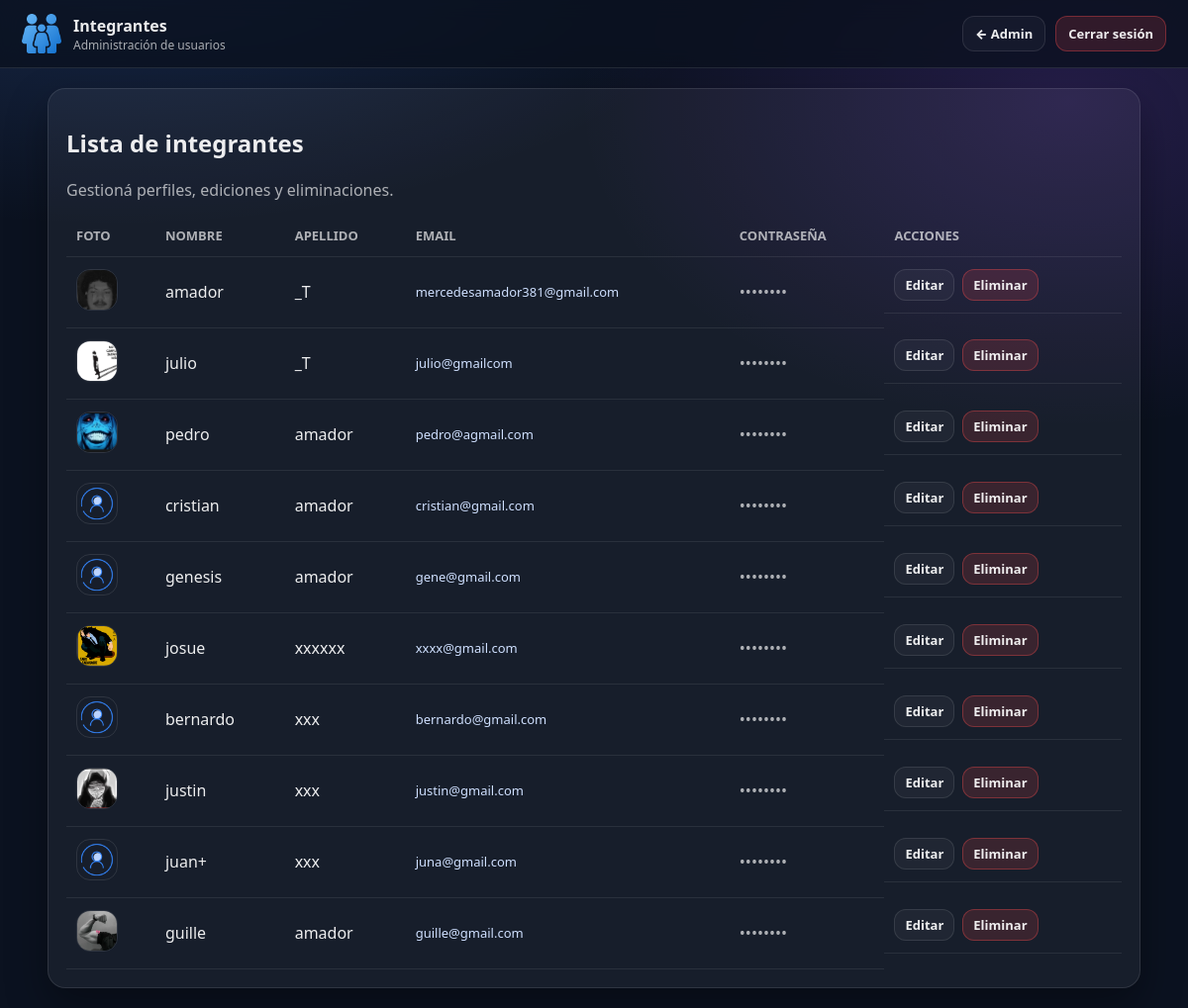
Page /members (signed in) on the earlier database version.
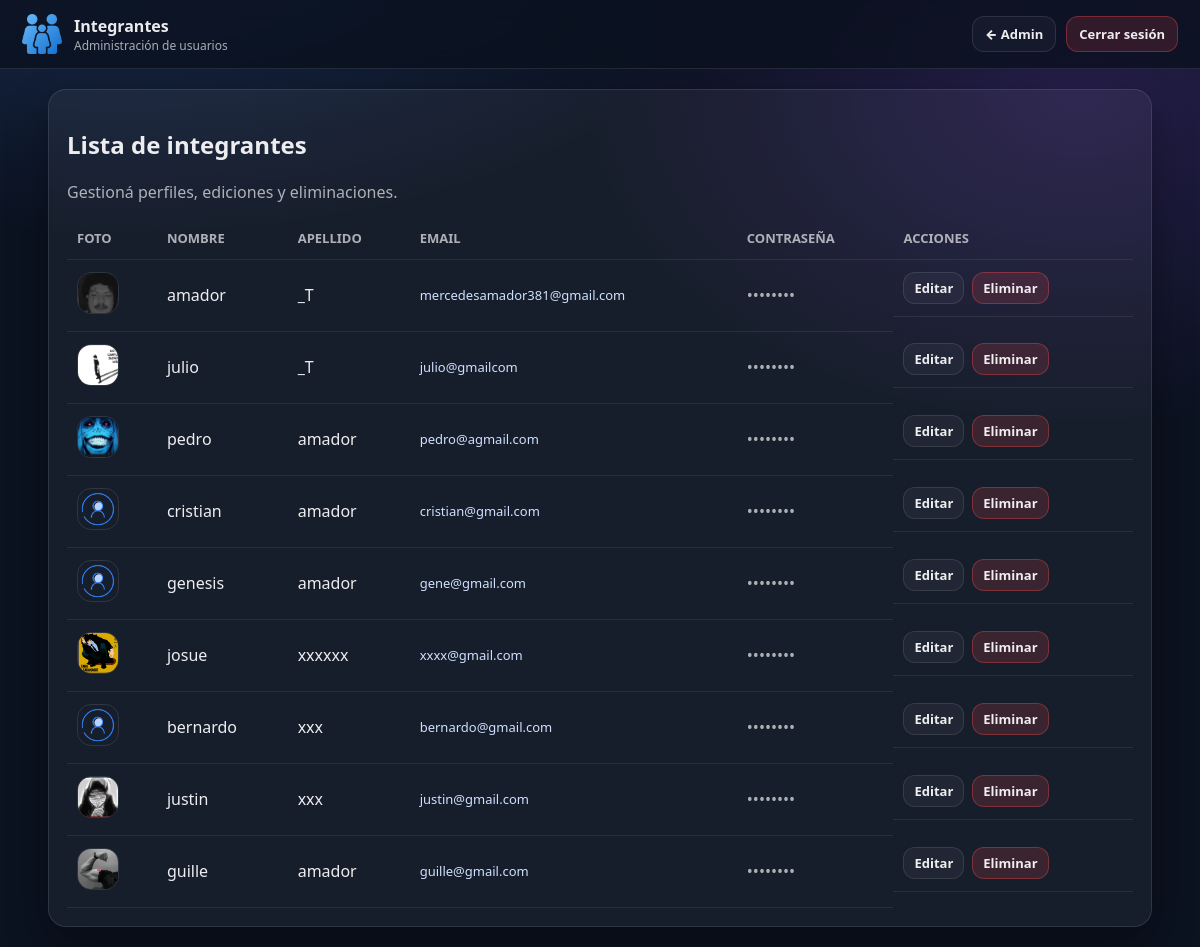
Same page on the later database version.
### tables this page shows
CREATE TABLE users (
    id INTEGER PRIMARY KEY AUTOINCREMENT,
    nombre TEXT NOT NULL,
    apellido TEXT NOT NULL,
    email TEXT UNIQUE NOT NULL,
    password TEXT NOT NULL,
    fecha_nac TEXT,
    municipio TEXT,
    pais TEXT,
    foto TEXT
, telefono TEXT, direccion TEXT, estado_civil TEXT, bio TEXT, activo INTEGER DEFAULT 0);

### app.py (the view)
@app.route('/members')
def members():
    if 'user_id' not in session:
        return redirect('/login')
    with sqlite3.connect('database.db', timeout=20) as conn:
        c = conn.cursor()
        c.execute("SELECT id, nombre, apellido, email,  password, foto FROM users WHERE email != 'jhos@admin.com'")
        integrantes = c.fetchall()
    return render_template('members.html', integrantes=integrantes)

### templates/members.html (shortened to what this page needs)
<!DOCTYPE html>
<html lang="es">
<head>
  <link rel="stylesheet" href="{{ url_for('static', filename='members.css') }}">
</head>
<body>
  <header class="topbar">
    <div class="brand">
      <img src="/static/login.png" class="brand-logo" alt="Logo">
      <div class="brand-text">
        <div class="brand-title">Integrantes</div>
        <div class="brand-sub">Administración de usuarios</div>
      </div>
    </div>
    <div class="top-actions">
      <a href="/admin_home" class="btn ghost">← Admin</a>
      <a href="/logout" class="btn danger">Cerrar sesión</a>
    </div>
  </header>
  <main class="page">
    <section class="card">
      <h1>Lista de integrantes</h1>
      <p class="subtitle">Gestioná perfiles, ediciones y eliminaciones.</p>
      <div class="table-wrap">
        <table class="members-table">
          <thead>
            <tr>
              <th>Foto</th>
              <th>Nombre</th>
              <th>Apellido</th>
              <th>Email</th>
              <th>Contraseña</th>
              <th>Acciones</th>
            </tr>
          </thead>
          <tbody>
            {% for i in integrantes %}
            <tr>
              <td>
                {% if i[5] %}
                  <img src="/{{ i[5].replace('\\','/') }}" class="avatar">
                {% else %}
                  <img src="/static/default_user.png" class="avatar">
                {% endif %}
              </td>
              <td>{{ i[1] }}</td>
              <td>{{ i[2] }}</td>
              <td class="email">{{ i[3] }}</td>
              <td class="password">••••••••</td>
              <td class="actions">
                <a href="/edit_member/{{ i[0] }}" class="btn small">Editar</a>
                <a href="/delete_member/{{ i[0] }}"
                   class="btn danger small"
                   onclick="return confirm('¿Seguro que quieres eliminar este integrante?')">
                  Eliminar
                </a>
              </td>
            </tr>
            {% endfor %}
          </tbody>
        </table>
      </div>
    </section>
  </main>
</body>
</html>

Differences in the rows shown:
removed users: nombre "juan+", apellido "xxx", email "juna@gmail.com"
